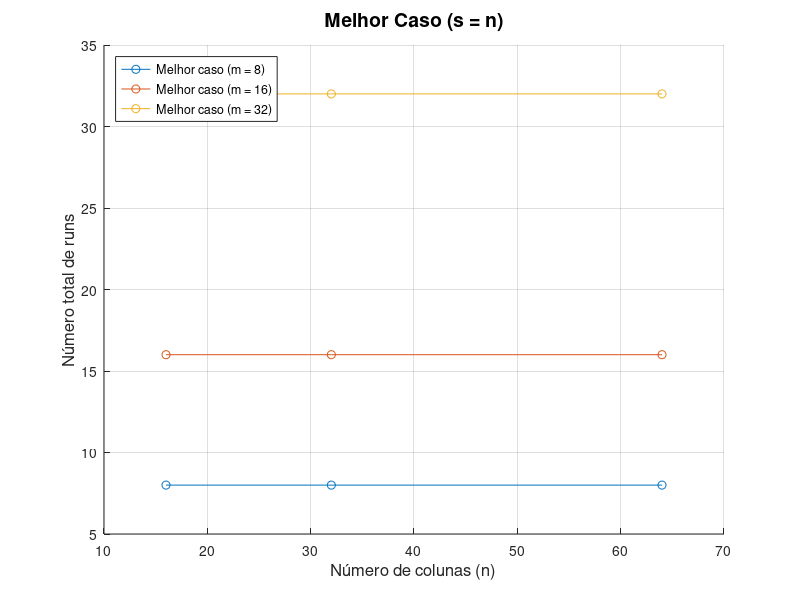
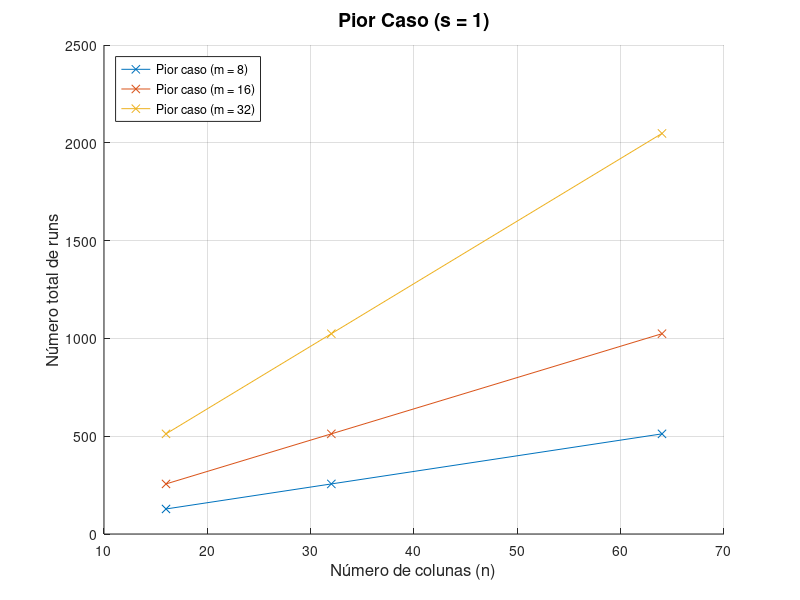

Here is the MATLAB script that generated these plots, in order:
m_values = [8, 16, 32];
n_values = [16, 32, 64]; 

figure;
hold on;
for m = m_values
    best_case = m; 
    plot(n_values, best_case * ones(size(n_values)), '-o', 'DisplayName', sprintf('Melhor caso (m = %d)', m));
end
title('Melhor Caso (s = n)', 'FontSize', 14);
xlabel('Número de colunas (n)', 'FontSize', 12);
ylabel('Número total de runs', 'FontSize', 12);
legend('Location', 'northwest');
grid on;
saveas(gcf, 'Grafico_Melhor_Caso.png');

figure;
hold on;
for m = m_values
    worst_case = m .* n_values;
    plot(n_values, worst_case, '-x', 'DisplayName', sprintf('Pior caso (m = %d)', m));
end
title('Pior Caso (s = 1)', 'FontSize', 14);
xlabel('Número de colunas (n)', 'FontSize', 12);
ylabel('Número total de runs', 'FontSize', 12);
legend('Location', 'northwest');
grid on;
saveas(gcf, 'Grafico_Pior_Caso.png');
